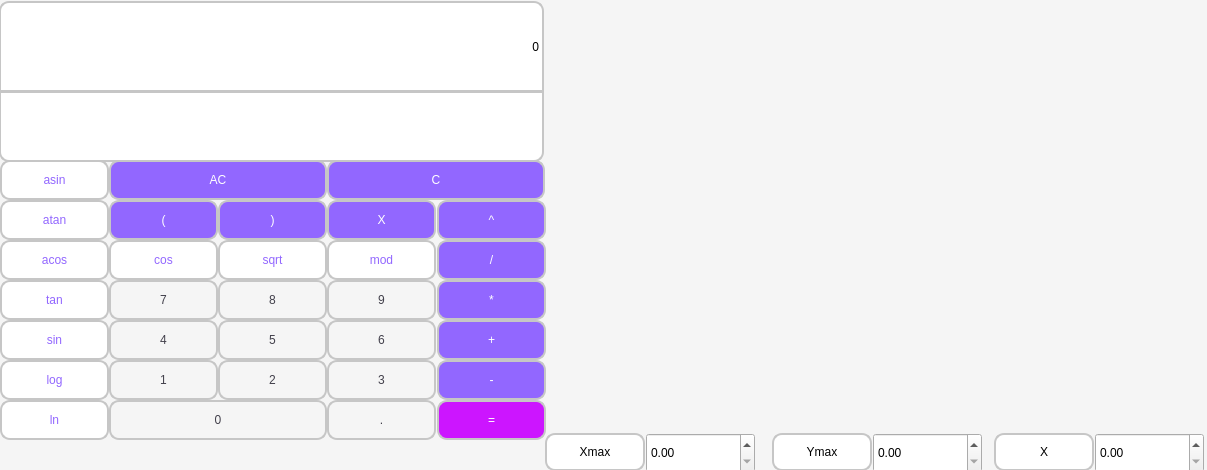
<?xml version="1.0" encoding="UTF-8"?>
<ui version="4.0">
 <class>MainWindow</class>
 <widget class="QMainWindow" name="MainWindow">
  <property name="geometry">
   <rect>
    <x>0</x>
    <y>0</y>
    <width>1207</width>
    <height>470</height>
   </rect>
  </property>
  <property name="windowTitle">
   <string>MainWindow</string>
  </property>
  <property name="styleSheet">
   <string notr="true">QMainWindow {
	background: rgb(245, 245, 245);
}</string>
  </property>
  <property name="animated">
   <bool>true</bool>
  </property>
  <widget class="QWidget" name="centralwidget">
   <widget class="QLabel" name="label_expression">
    <property name="geometry">
     <rect>
      <x>-1</x>
      <y>1</y>
      <width>545</width>
      <height>91</height>
     </rect>
    </property>
    <property name="styleSheet">
     <string notr="true">QLabel {
	font: 13pt &quot;Arial&quot;;
	border-top-right-radius: 10px;
	border-top-left-radius: 10px;
	border: 2px solid rgb(198, 198, 198) ;
	background: rgb(255, 255, 255);
}</string>
    </property>
    <property name="text">
     <string>0</string>
    </property>
    <property name="alignment">
     <set>Qt::AlignRight|Qt::AlignTrailing|Qt::AlignVCenter</set>
    </property>
   </widget>
   <widget class="QPushButton" name="pushButton_7">
    <property name="geometry">
     <rect>
      <x>109</x>
      <y>280</y>
      <width>109</width>
      <height>40</height>
     </rect>
    </property>
    <property name="sizePolicy">
     <sizepolicy hsizetype="Minimum" vsizetype="Fixed">
      <horstretch>0</horstretch>
      <verstretch>0</verstretch>
     </sizepolicy>
    </property>
    <property name="minimumSize">
     <size>
      <width>0</width>
      <height>0</height>
     </size>
    </property>
    <property name="styleSheet">
     <string notr="true">QPushButton {
	background: rgb(245, 245, 245);
	border-bottom-left-radius: 10px;
	border-bottom-right-radius: 10px;
	border-top-right-radius: 10px;
	border-top-left-radius: 10px;
	font: 14pt &quot;Arial&quot;;
	color: rgb(66, 64, 75);
	border: 2px solid rgb(198, 198, 198) ;
}
QPushButton:pressed {
	background: rgb(202, 175, 255);
}

QPushButton:hover {
	border: 2px solid rgb(41, 255, 248);
}</string>
    </property>
    <property name="text">
     <string>7</string>
    </property>
   </widget>
   <widget class="QPushButton" name="pushButton_8">
    <property name="geometry">
     <rect>
      <x>218</x>
      <y>280</y>
      <width>109</width>
      <height>40</height>
     </rect>
    </property>
    <property name="sizePolicy">
     <sizepolicy hsizetype="Minimum" vsizetype="Fixed">
      <horstretch>0</horstretch>
      <verstretch>0</verstretch>
     </sizepolicy>
    </property>
    <property name="minimumSize">
     <size>
      <width>0</width>
      <height>0</height>
     </size>
    </property>
    <property name="styleSheet">
     <string notr="true">QPushButton {
	background: rgb(245, 245, 245);
	border-bottom-left-radius: 10px;
	border-bottom-right-radius: 10px;
	border-top-right-radius: 10px;
	border-top-left-radius: 10px;
	font: 14pt &quot;Arial&quot;;
	color: rgb(66, 64, 75);
	border: 2px solid rgb(198, 198, 198) ;
}
QPushButton:pressed {
	background: rgb(202, 175, 255);
}

QPushButton:hover {
	border: 2px solid rgb(41, 255, 248);
}</string>
    </property>
    <property name="text">
     <string>8</string>
    </property>
    <property name="default">
     <bool>false</bool>
    </property>
   </widget>
   <widget class="QPushButton" name="pushButton_9">
    <property name="geometry">
     <rect>
      <x>327</x>
      <y>280</y>
      <width>109</width>
      <height>40</height>
     </rect>
    </property>
    <property name="sizePolicy">
     <sizepolicy hsizetype="Minimum" vsizetype="Fixed">
      <horstretch>0</horstretch>
      <verstretch>0</verstretch>
     </sizepolicy>
    </property>
    <property name="minimumSize">
     <size>
      <width>0</width>
      <height>0</height>
     </size>
    </property>
    <property name="styleSheet">
     <string notr="true">QPushButton {
	background: rgb(245, 245, 245);
	border-bottom-left-radius: 10px;
	border-bottom-right-radius: 10px;
	border-top-right-radius: 10px;
	border-top-left-radius: 10px;
	font: 14pt &quot;Arial&quot;;
	color: rgb(66, 64, 75);
	border: 2px solid rgb(198, 198, 198) ;
}
QPushButton:pressed {
	background: rgb(202, 175, 255);
}

QPushButton:hover {
	border: 2px solid rgb(41, 255, 248);
}</string>
    </property>
    <property name="text">
     <string>9</string>
    </property>
   </widget>
   <widget class="QPushButton" name="pushButton_6">
    <property name="geometry">
     <rect>
      <x>327</x>
      <y>320</y>
      <width>109</width>
      <height>40</height>
     </rect>
    </property>
    <property name="sizePolicy">
     <sizepolicy hsizetype="Minimum" vsizetype="Fixed">
      <horstretch>0</horstretch>
      <verstretch>0</verstretch>
     </sizepolicy>
    </property>
    <property name="minimumSize">
     <size>
      <width>0</width>
      <height>0</height>
     </size>
    </property>
    <property name="styleSheet">
     <string notr="true">QPushButton {
	background: rgb(245, 245, 245);
	border-bottom-left-radius: 10px;
	border-bottom-right-radius: 10px;
	border-top-right-radius: 10px;
	border-top-left-radius: 10px;
	font: 14pt &quot;Arial&quot;;
	color: rgb(66, 64, 75);
	border: 2px solid rgb(198, 198, 198) ;
}
QPushButton:pressed {
	background: rgb(202, 175, 255);
}

QPushButton:hover {
	border: 2px solid rgb(41, 255, 248);
}</string>
    </property>
    <property name="text">
     <string>6</string>
    </property>
   </widget>
   <widget class="QPushButton" name="pushButton_4">
    <property name="geometry">
     <rect>
      <x>109</x>
      <y>320</y>
      <width>109</width>
      <height>40</height>
     </rect>
    </property>
    <property name="sizePolicy">
     <sizepolicy hsizetype="Minimum" vsizetype="Fixed">
      <horstretch>0</horstretch>
      <verstretch>0</verstretch>
     </sizepolicy>
    </property>
    <property name="minimumSize">
     <size>
      <width>0</width>
      <height>0</height>
     </size>
    </property>
    <property name="styleSheet">
     <string notr="true">QPushButton {
	background: rgb(245, 245, 245);
	border-bottom-left-radius: 10px;
	border-bottom-right-radius: 10px;
	border-top-right-radius: 10px;
	border-top-left-radius: 10px;
	font: 14pt &quot;Arial&quot;;
	color: rgb(66, 64, 75);
	border: 2px solid rgb(198, 198, 198) ;
}
QPushButton:pressed {
	background: rgb(202, 175, 255);
}

QPushButton:hover {
	border: 2px solid rgb(41, 255, 248);
}</string>
    </property>
    <property name="text">
     <string>4</string>
    </property>
   </widget>
   <widget class="QPushButton" name="pushButton_5">
    <property name="geometry">
     <rect>
      <x>218</x>
      <y>320</y>
      <width>109</width>
      <height>40</height>
     </rect>
    </property>
    <property name="sizePolicy">
     <sizepolicy hsizetype="Minimum" vsizetype="Fixed">
      <horstretch>0</horstretch>
      <verstretch>0</verstretch>
     </sizepolicy>
    </property>
    <property name="minimumSize">
     <size>
      <width>0</width>
      <height>0</height>
     </size>
    </property>
    <property name="styleSheet">
     <string notr="true">QPushButton {
	background: rgb(245, 245, 245);
	border-bottom-left-radius: 10px;
	border-bottom-right-radius: 10px;
	border-top-right-radius: 10px;
	border-top-left-radius: 10px;
	font: 14pt &quot;Arial&quot;;
	color: rgb(66, 64, 75);
	border: 2px solid rgb(198, 198, 198) ;
}
QPushButton:pressed {
	background: rgb(202, 175, 255);
}

QPushButton:hover {
	border: 2px solid rgb(41, 255, 248);
}</string>
    </property>
    <property name="text">
     <string>5</string>
    </property>
   </widget>
   <widget class="QPushButton" name="pushButton_3">
    <property name="geometry">
     <rect>
      <x>327</x>
      <y>360</y>
      <width>109</width>
      <height>40</height>
     </rect>
    </property>
    <property name="sizePolicy">
     <sizepolicy hsizetype="Minimum" vsizetype="Fixed">
      <horstretch>0</horstretch>
      <verstretch>0</verstretch>
     </sizepolicy>
    </property>
    <property name="minimumSize">
     <size>
      <width>0</width>
      <height>0</height>
     </size>
    </property>
    <property name="styleSheet">
     <string notr="true">QPushButton {
	background: rgb(245, 245, 245);
	border-bottom-left-radius: 10px;
	border-bottom-right-radius: 10px;
	border-top-right-radius: 10px;
	border-top-left-radius: 10px;
	font: 14pt &quot;Arial&quot;;
	color: rgb(66, 64, 75);
	border: 2px solid rgb(198, 198, 198) ;
}
QPushButton:pressed {
	background: rgb(202, 175, 255);
}

QPushButton:hover {
	border: 2px solid rgb(41, 255, 248);
}</string>
    </property>
    <property name="text">
     <string>3</string>
    </property>
   </widget>
   <widget class="QPushButton" name="pushButton_1">
    <property name="geometry">
     <rect>
      <x>109</x>
      <y>360</y>
      <width>109</width>
      <height>40</height>
     </rect>
    </property>
    <property name="sizePolicy">
     <sizepolicy hsizetype="Minimum" vsizetype="Fixed">
      <horstretch>0</horstretch>
      <verstretch>0</verstretch>
     </sizepolicy>
    </property>
    <property name="minimumSize">
     <size>
      <width>0</width>
      <height>0</height>
     </size>
    </property>
    <property name="styleSheet">
     <string notr="true">QPushButton {
	background: rgb(245, 245, 245);
	border-bottom-left-radius: 10px;
	border-bottom-right-radius: 10px;
	border-top-right-radius: 10px;
	border-top-left-radius: 10px;
	font: 14pt &quot;Arial&quot;;
	color: rgb(66, 64, 75);
	border: 2px solid rgb(198, 198, 198) ;
}
QPushButton:pressed {
	background: rgb(202, 175, 255);
}

QPushButton:hover {
	border: 2px solid rgb(41, 255, 248);
}</string>
    </property>
    <property name="text">
     <string>1</string>
    </property>
   </widget>
   <widget class="QPushButton" name="pushButton_2">
    <property name="geometry">
     <rect>
      <x>218</x>
      <y>360</y>
      <width>109</width>
      <height>40</height>
     </rect>
    </property>
    <property name="sizePolicy">
     <sizepolicy hsizetype="Minimum" vsizetype="Fixed">
      <horstretch>0</horstretch>
      <verstretch>0</verstretch>
     </sizepolicy>
    </property>
    <property name="minimumSize">
     <size>
      <width>0</width>
      <height>0</height>
     </size>
    </property>
    <property name="styleSheet">
     <string notr="true">QPushButton {
	background: rgb(245, 245, 245);
	border-bottom-left-radius: 10px;
	border-bottom-right-radius: 10px;
	border-top-right-radius: 10px;
	border-top-left-radius: 10px;
	font: 14pt &quot;Arial&quot;;
	color: rgb(66, 64, 75);
	border: 2px solid rgb(198, 198, 198) ;
}
QPushButton:pressed {
	background: rgb(202, 175, 255);
}

QPushButton:hover {
	border: 2px solid rgb(41, 255, 248);
}</string>
    </property>
    <property name="text">
     <string>2</string>
    </property>
    <property name="checkable">
     <bool>false</bool>
    </property>
   </widget>
   <widget class="QPushButton" name="pushButton_0">
    <property name="geometry">
     <rect>
      <x>109</x>
      <y>400</y>
      <width>218</width>
      <height>40</height>
     </rect>
    </property>
    <property name="sizePolicy">
     <sizepolicy hsizetype="Minimum" vsizetype="Fixed">
      <horstretch>0</horstretch>
      <verstretch>0</verstretch>
     </sizepolicy>
    </property>
    <property name="minimumSize">
     <size>
      <width>0</width>
      <height>0</height>
     </size>
    </property>
    <property name="styleSheet">
     <string notr="true">QPushButton {
	background: rgb(245, 245, 245);
	border-bottom-left-radius: 10px;
	border-bottom-right-radius: 10px;
	border-top-right-radius: 10px;
	border-top-left-radius: 10px;
	font: 14pt &quot;Arial&quot;;
	color: rgb(66, 64, 75);
	border: 2px solid rgb(198, 198, 198) ;
}
QPushButton:pressed {
	background: rgb(202, 175, 255);
}

QPushButton:hover {
	border: 2px solid rgb(41, 255, 248);
}</string>
    </property>
    <property name="text">
     <string>0</string>
    </property>
   </widget>
   <widget class="QPushButton" name="pushButton_dot">
    <property name="geometry">
     <rect>
      <x>327</x>
      <y>400</y>
      <width>109</width>
      <height>40</height>
     </rect>
    </property>
    <property name="sizePolicy">
     <sizepolicy hsizetype="Minimum" vsizetype="Fixed">
      <horstretch>0</horstretch>
      <verstretch>0</verstretch>
     </sizepolicy>
    </property>
    <property name="minimumSize">
     <size>
      <width>0</width>
      <height>0</height>
     </size>
    </property>
    <property name="styleSheet">
     <string notr="true">QPushButton {
	background: rgb(245, 245, 245);
	border-bottom-left-radius: 10px;
	border-bottom-right-radius: 10px;
	border-top-right-radius: 10px;
	border-top-left-radius: 10px;
	font: 14pt &quot;Arial&quot;;
	color: rgb(66, 64, 75);
	border: 2px solid rgb(198, 198, 198) ;
}
QPushButton:pressed {
	background: rgb(202, 175, 255);
}

QPushButton:hover {
	border: 2px solid rgb(41, 255, 248);
}</string>
    </property>
    <property name="text">
     <string>.</string>
    </property>
   </widget>
   <widget class="QPushButton" name="pushButton_equal">
    <property name="geometry">
     <rect>
      <x>437</x>
      <y>400</y>
      <width>109</width>
      <height>40</height>
     </rect>
    </property>
    <property name="sizePolicy">
     <sizepolicy hsizetype="Minimum" vsizetype="Fixed">
      <horstretch>0</horstretch>
      <verstretch>0</verstretch>
     </sizepolicy>
    </property>
    <property name="minimumSize">
     <size>
      <width>0</width>
      <height>0</height>
     </size>
    </property>
    <property name="styleSheet">
     <string notr="true">QPushButton {
	background: rgb(204, 21, 255);
	border-color: rgb(198, 198, 198);
	border-bottom-left-radius: 10px;
	border-bottom-right-radius: 10px;
	border-top-right-radius: 10px;
	border-top-left-radius: 10px;
	border: 2px solid rgb(198, 198, 198) ;
	font: 14pt &quot;Arial&quot;;
	color: rgb(255, 255, 255);
} 
QPushButton#pushButton_equal:pressed {
	background: rgb(255, 16, 52);
}

QPushButton:pressed {
	background: rgb(202, 175, 255);
}

QPushButton:hover {
	border: 2px solid rgb(41, 255, 248);
}</string>
    </property>
    <property name="text">
     <string>=</string>
    </property>
   </widget>
   <widget class="QPushButton" name="pushButton_sum">
    <property name="geometry">
     <rect>
      <x>437</x>
      <y>320</y>
      <width>109</width>
      <height>40</height>
     </rect>
    </property>
    <property name="sizePolicy">
     <sizepolicy hsizetype="Minimum" vsizetype="Fixed">
      <horstretch>0</horstretch>
      <verstretch>0</verstretch>
     </sizepolicy>
    </property>
    <property name="minimumSize">
     <size>
      <width>0</width>
      <height>0</height>
     </size>
    </property>
    <property name="styleSheet">
     <string notr="true">QPushButton {
	background: rgb(146, 103, 255);
	font: 14pt &quot;Arial&quot;;
	border-bottom-left-radius: 10px;
	border-bottom-right-radius: 10px;
	border-top-right-radius: 10px;
	border-top-left-radius: 10px;
	color: rgb(255, 255, 255);
	border: 2px solid rgb(198, 198, 198) ;
} 


QPushButton:pressed {
	background: rgb(202, 175, 255);
}

QPushButton:hover {
	border: 2px solid rgb(41, 255, 248);
}</string>
    </property>
    <property name="text">
     <string>+</string>
    </property>
   </widget>
   <widget class="QPushButton" name="pushButton_del_all">
    <property name="geometry">
     <rect>
      <x>109</x>
      <y>160</y>
      <width>218</width>
      <height>40</height>
     </rect>
    </property>
    <property name="sizePolicy">
     <sizepolicy hsizetype="Minimum" vsizetype="Fixed">
      <horstretch>0</horstretch>
      <verstretch>0</verstretch>
     </sizepolicy>
    </property>
    <property name="minimumSize">
     <size>
      <width>0</width>
      <height>0</height>
     </size>
    </property>
    <property name="styleSheet">
     <string notr="true">QPushButton {
	background: rgb(146, 103, 255);
	font: 14pt &quot;Arial&quot;;
	border-bottom-left-radius: 10px;
	border-bottom-right-radius: 10px;
	border-top-right-radius: 10px;
	border-top-left-radius: 10px;
	color: rgb(255, 255, 255);
	border: 2px solid rgb(198, 198, 198) ;
} 


QPushButton:pressed {
	background: rgb(202, 175, 255);
}

QPushButton:hover {
	border: 2px solid rgb(41, 255, 248);
}</string>
    </property>
    <property name="text">
     <string>AC</string>
    </property>
   </widget>
   <widget class="QPushButton" name="pushButton_mul">
    <property name="geometry">
     <rect>
      <x>437</x>
      <y>280</y>
      <width>109</width>
      <height>40</height>
     </rect>
    </property>
    <property name="sizePolicy">
     <sizepolicy hsizetype="Minimum" vsizetype="Fixed">
      <horstretch>0</horstretch>
      <verstretch>0</verstretch>
     </sizepolicy>
    </property>
    <property name="minimumSize">
     <size>
      <width>0</width>
      <height>0</height>
     </size>
    </property>
    <property name="layoutDirection">
     <enum>Qt::LeftToRight</enum>
    </property>
    <property name="styleSheet">
     <string notr="true">QPushButton {
	background: rgb(146, 103, 255);
	font: 14pt &quot;Arial&quot;;
	border-bottom-left-radius: 10px;
	border-bottom-right-radius: 10px;
	border-top-right-radius: 10px;
	border-top-left-radius: 10px;
	color: rgb(255, 255, 255);
	border: 2px solid rgb(198, 198, 198) ;
} 


QPushButton:pressed {
	background: rgb(202, 175, 255);
}

QPushButton:hover {
	border: 2px solid rgb(41, 255, 248);
}</string>
    </property>
    <property name="text">
     <string>*</string>
    </property>
   </widget>
   <widget class="QPushButton" name="pushButton_del">
    <property name="geometry">
     <rect>
      <x>437</x>
      <y>240</y>
      <width>109</width>
      <height>40</height>
     </rect>
    </property>
    <property name="sizePolicy">
     <sizepolicy hsizetype="Minimum" vsizetype="Fixed">
      <horstretch>0</horstretch>
      <verstretch>0</verstretch>
     </sizepolicy>
    </property>
    <property name="minimumSize">
     <size>
      <width>0</width>
      <height>0</height>
     </size>
    </property>
    <property name="styleSheet">
     <string notr="true">QPushButton {
	background: rgb(146, 103, 255);
	font: 14pt &quot;Arial&quot;;
	border-bottom-left-radius: 10px;
	border-bottom-right-radius: 10px;
	border-top-right-radius: 10px;
	border-top-left-radius: 10px;
	color: rgb(255, 255, 255);
	border: 2px solid rgb(198, 198, 198) ;
} 


QPushButton:pressed {
	background: rgb(202, 175, 255);
}

QPushButton:hover {
	border: 2px solid rgb(41, 255, 248);
}</string>
    </property>
    <property name="text">
     <string>/</string>
    </property>
   </widget>
   <widget class="QPushButton" name="pushButton_sub">
    <property name="geometry">
     <rect>
      <x>437</x>
      <y>360</y>
      <width>109</width>
      <height>40</height>
     </rect>
    </property>
    <property name="sizePolicy">
     <sizepolicy hsizetype="Minimum" vsizetype="Fixed">
      <horstretch>0</horstretch>
      <verstretch>0</verstretch>
     </sizepolicy>
    </property>
    <property name="minimumSize">
     <size>
      <width>0</width>
      <height>0</height>
     </size>
    </property>
    <property name="styleSheet">
     <string notr="true">QPushButton {
	background: rgb(146, 103, 255);
	font: 14pt &quot;Arial&quot;;
	border-bottom-left-radius: 10px;
	border-bottom-right-radius: 10px;
	border-top-right-radius: 10px;
	border-top-left-radius: 10px;
	color: rgb(255, 255, 255);
	border: 2px solid rgb(198, 198, 198) ;
} 


QPushButton:pressed {
	background: rgb(202, 175, 255);
}

QPushButton:hover {
	border: 2px solid rgb(41, 255, 248);
}</string>
    </property>
    <property name="text">
     <string>-</string>
    </property>
   </widget>
   <widget class="QPushButton" name="pushButton_mod">
    <property name="geometry">
     <rect>
      <x>327</x>
      <y>240</y>
      <width>109</width>
      <height>40</height>
     </rect>
    </property>
    <property name="sizePolicy">
     <sizepolicy hsizetype="Minimum" vsizetype="Fixed">
      <horstretch>0</horstretch>
      <verstretch>0</verstretch>
     </sizepolicy>
    </property>
    <property name="minimumSize">
     <size>
      <width>0</width>
      <height>0</height>
     </size>
    </property>
    <property name="styleSheet">
     <string notr="true">QPushButton {
	font: 15pt &quot;Arial&quot;;
	color:  rgb(146, 103, 255);
	border-bottom-left-radius: 10px;
	border-bottom-right-radius: 10px;
	border-top-right-radius: 10px;
	border-top-left-radius: 10px;
	background: rgb(255, 255, 255);
	border: 2px solid rgb(198, 198, 198) ;
 }

QPushButton:pressed {
	background: rgb(202, 175, 255);
}

QPushButton:hover {
	border: 2px solid rgb(41, 255, 248);
}</string>
    </property>
    <property name="text">
     <string>mod</string>
    </property>
   </widget>
   <widget class="QPushButton" name="pushButton_cos">
    <property name="geometry">
     <rect>
      <x>109</x>
      <y>240</y>
      <width>109</width>
      <height>40</height>
     </rect>
    </property>
    <property name="sizePolicy">
     <sizepolicy hsizetype="Minimum" vsizetype="Fixed">
      <horstretch>0</horstretch>
      <verstretch>0</verstretch>
     </sizepolicy>
    </property>
    <property name="minimumSize">
     <size>
      <width>0</width>
      <height>0</height>
     </size>
    </property>
    <property name="styleSheet">
     <string notr="true">QPushButton {
	font: 15pt &quot;Arial&quot;;
	color:  rgb(146, 103, 255);
	border-bottom-left-radius: 10px;
	border-bottom-right-radius: 10px;
	border-top-right-radius: 10px;
	border-top-left-radius: 10px;
	background: rgb(255, 255, 255);
	border: 2px solid rgb(198, 198, 198) ;
 }

QPushButton:pressed {
	background: rgb(202, 175, 255);
}

QPushButton:hover {
	border: 2px solid rgb(41, 255, 248);
}</string>
    </property>
    <property name="text">
     <string>cos</string>
    </property>
   </widget>
   <widget class="QPushButton" name="pushButton_sin">
    <property name="geometry">
     <rect>
      <x>0</x>
      <y>320</y>
      <width>109</width>
      <height>40</height>
     </rect>
    </property>
    <property name="sizePolicy">
     <sizepolicy hsizetype="Minimum" vsizetype="Fixed">
      <horstretch>0</horstretch>
      <verstretch>0</verstretch>
     </sizepolicy>
    </property>
    <property name="minimumSize">
     <size>
      <width>0</width>
      <height>0</height>
     </size>
    </property>
    <property name="styleSheet">
     <string notr="true">QPushButton {
	font: 15pt &quot;Arial&quot;;
	color:  rgb(146, 103, 255);
	border-bottom-left-radius: 10px;
	border-bottom-right-radius: 10px;
	border-top-right-radius: 10px;
	border-top-left-radius: 10px;
	background: rgb(255, 255, 255);
	border: 2px solid rgb(198, 198, 198) ;
 }

QPushButton:pressed {
	background: rgb(202, 175, 255);
}

QPushButton:hover {
	border: 2px solid rgb(41, 255, 248);
}</string>
    </property>
    <property name="text">
     <string>sin</string>
    </property>
   </widget>
   <widget class="QPushButton" name="pushButton_sqrt">
    <property name="geometry">
     <rect>
      <x>218</x>
      <y>240</y>
      <width>109</width>
      <height>40</height>
     </rect>
    </property>
    <property name="sizePolicy">
     <sizepolicy hsizetype="Minimum" vsizetype="Fixed">
      <horstretch>0</horstretch>
      <verstretch>0</verstretch>
     </sizepolicy>
    </property>
    <property name="minimumSize">
     <size>
      <width>0</width>
      <height>0</height>
     </size>
    </property>
    <property name="styleSheet">
     <string notr="true">QPushButton {
	font: 15pt &quot;Arial&quot;;
	color:  rgb(146, 103, 255);
	border-bottom-left-radius: 10px;
	border-bottom-right-radius: 10px;
	border-top-right-radius: 10px;
	border-top-left-radius: 10px;
	background: rgb(255, 255, 255);
	border: 2px solid rgb(198, 198, 198) ;
 }

QPushButton:pressed {
	background: rgb(202, 175, 255);
}

QPushButton:hover {
	border: 2px solid rgb(41, 255, 248);
}</string>
    </property>
    <property name="text">
     <string>sqrt</string>
    </property>
   </widget>
   <widget class="QPushButton" name="pushButton_tan">
    <property name="geometry">
     <rect>
      <x>0</x>
      <y>280</y>
      <width>109</width>
      <height>40</height>
     </rect>
    </property>
    <property name="sizePolicy">
     <sizepolicy hsizetype="Minimum" vsizetype="Fixed">
      <horstretch>0</horstretch>
      <verstretch>0</verstretch>
     </sizepolicy>
    </property>
    <property name="minimumSize">
     <size>
      <width>0</width>
      <height>0</height>
     </size>
    </property>
    <property name="styleSheet">
     <string notr="true">QPushButton {
	font: 15pt &quot;Arial&quot;;
	color:  rgb(146, 103, 255);
	border-bottom-left-radius: 10px;
	border-bottom-right-radius: 10px;
	border-top-right-radius: 10px;
	border-top-left-radius: 10px;
	background: rgb(255, 255, 255);
	border: 2px solid rgb(198, 198, 198) ;
 }

QPushButton:pressed {
	background: rgb(202, 175, 255);
}

QPushButton:hover {
	border: 2px solid rgb(41, 255, 248);
}</string>
    </property>
    <property name="text">
     <string>tan</string>
    </property>
   </widget>
   <widget class="QPushButton" name="pushButton_log">
    <property name="geometry">
     <rect>
      <x>0</x>
      <y>360</y>
      <width>109</width>
      <height>40</height>
     </rect>
    </property>
    <property name="sizePolicy">
     <sizepolicy hsizetype="Minimum" vsizetype="Fixed">
      <horstretch>0</horstretch>
      <verstretch>0</verstretch>
     </sizepolicy>
    </property>
    <property name="minimumSize">
     <size>
      <width>0</width>
      <height>0</height>
     </size>
    </property>
    <property name="styleSheet">
     <string notr="true">QPushButton {
	font: 15pt &quot;Arial&quot;;
	color:  rgb(146, 103, 255);
	border-bottom-left-radius: 10px;
	border-bottom-right-radius: 10px;
	border-top-right-radius: 10px;
	border-top-left-radius: 10px;
	background: rgb(255, 255, 255);
	border: 2px solid rgb(198, 198, 198) ;
 }

QPushButton:pressed {
	background: rgb(202, 175, 255);
}

QPushButton:hover {
	border: 2px solid rgb(41, 255, 248);
}</string>
    </property>
    <property name="text">
     <string>log</string>
    </property>
   </widget>
   <widget class="QPushButton" name="pushButton_ln">
    <property name="geometry">
     <rect>
      <x>0</x>
      <y>400</y>
      <width>109</width>
      <height>40</height>
     </rect>
    </property>
    <property name="sizePolicy">
     <sizepolicy hsizetype="Minimum" vsizetype="Fixed">
      <horstretch>0</horstretch>
      <verstretch>0</verstretch>
     </sizepolicy>
    </property>
    <property name="minimumSize">
     <size>
      <width>0</width>
      <height>0</height>
     </size>
    </property>
    <property name="styleSheet">
     <string notr="true">QPushButton {
	font: 15pt &quot;Arial&quot;;
	color:  rgb(146, 103, 255);
	border-bottom-left-radius: 10px;
	border-bottom-right-radius: 10px;
	border-top-right-radius: 10px;
	border-top-left-radius: 10px;
	background: rgb(255, 255, 255);
	border: 2px solid rgb(198, 198, 198) ;
 }

QPushButton:pressed {
	background: rgb(202, 175, 255);
}

QPushButton:hover {
	border: 2px solid rgb(41, 255, 248);
}</string>
    </property>
    <property name="text">
     <string>ln</string>
    </property>
   </widget>
   <widget class="QPushButton" name="pushButton_atan">
    <property name="geometry">
     <rect>
      <x>0</x>
      <y>200</y>
      <width>109</width>
      <height>40</height>
     </rect>
    </property>
    <property name="sizePolicy">
     <sizepolicy hsizetype="Minimum" vsizetype="Fixed">
      <horstretch>0</horstretch>
      <verstretch>0</verstretch>
     </sizepolicy>
    </property>
    <property name="minimumSize">
     <size>
      <width>0</width>
      <height>0</height>
     </size>
    </property>
    <property name="styleSheet">
     <string notr="true">QPushButton {
	font: 15pt &quot;Arial&quot;;
	color:  rgb(146, 103, 255);
	border-bottom-left-radius: 10px;
	border-bottom-right-radius: 10px;
	border-top-right-radius: 10px;
	border-top-left-radius: 10px;
	background: rgb(255, 255, 255);
	border: 2px solid rgb(198, 198, 198) ;
 }

QPushButton:pressed {
	background: rgb(202, 175, 255);
}

QPushButton:hover {
	border: 2px solid rgb(41, 255, 248);
}</string>
    </property>
    <property name="text">
     <string>atan</string>
    </property>
   </widget>
   <widget class="QPushButton" name="pushButton_acos">
    <property name="geometry">
     <rect>
      <x>0</x>
      <y>240</y>
      <width>109</width>
      <height>40</height>
     </rect>
    </property>
    <property name="sizePolicy">
     <sizepolicy hsizetype="Minimum" vsizetype="Fixed">
      <horstretch>0</horstretch>
      <verstretch>0</verstretch>
     </sizepolicy>
    </property>
    <property name="minimumSize">
     <size>
      <width>0</width>
      <height>0</height>
     </size>
    </property>
    <property name="styleSheet">
     <string notr="true">QPushButton {
	font: 15pt &quot;Arial&quot;;
	color:  rgb(146, 103, 255);
	border-bottom-left-radius: 10px;
	border-bottom-right-radius: 10px;
	border-top-right-radius: 10px;
	border-top-left-radius: 10px;
	background: rgb(255, 255, 255);
	border: 2px solid rgb(198, 198, 198) ;
 }

QPushButton:pressed {
	background: rgb(202, 175, 255);
}

QPushButton:hover {
	border: 2px solid rgb(41, 255, 248);
}</string>
    </property>
    <property name="text">
     <string>acos</string>
    </property>
   </widget>
   <widget class="QPushButton" name="pushButton_asin">
    <property name="geometry">
     <rect>
      <x>0</x>
      <y>160</y>
      <width>109</width>
      <height>40</height>
     </rect>
    </property>
    <property name="sizePolicy">
     <sizepolicy hsizetype="Minimum" vsizetype="Fixed">
      <horstretch>0</horstretch>
      <verstretch>0</verstretch>
     </sizepolicy>
    </property>
    <property name="minimumSize">
     <size>
      <width>0</width>
      <height>0</height>
     </size>
    </property>
    <property name="styleSheet">
     <string notr="true">QPushButton {
	font: 15pt &quot;Arial&quot;;
	color:  rgb(146, 103, 255);
	border-bottom-left-radius: 10px;
	border-bottom-right-radius: 10px;
	border-top-right-radius: 10px;
	border-top-left-radius: 10px;
	background: rgb(255, 255, 255);
	border: 2px solid rgb(198, 198, 198) ;
 }

QPushButton:pressed {
	background: rgb(202, 175, 255);
}

QPushButton:hover {
	border: 2px solid rgb(41, 255, 248);
}</string>
    </property>
    <property name="text">
     <string>asin</string>
    </property>
   </widget>
   <widget class="QPushButton" name="pushButton_lbracket">
    <property name="geometry">
     <rect>
      <x>109</x>
      <y>200</y>
      <width>109</width>
      <height>40</height>
     </rect>
    </property>
    <property name="sizePolicy">
     <sizepolicy hsizetype="Minimum" vsizetype="Fixed">
      <horstretch>0</horstretch>
      <verstretch>0</verstretch>
     </sizepolicy>
    </property>
    <property name="minimumSize">
     <size>
      <width>0</width>
      <height>0</height>
     </size>
    </property>
    <property name="styleSheet">
     <string notr="true">QPushButton {
	background: rgb(146, 103, 255);
	font: 14pt &quot;Arial&quot;;
	border-bottom-left-radius: 10px;
	border-bottom-right-radius: 10px;
	border-top-right-radius: 10px;
	border-top-left-radius: 10px;
	color: rgb(255, 255, 255);
	border: 2px solid rgb(198, 198, 198) ;
} 


QPushButton:pressed {
	background: rgb(202, 175, 255);
}

QPushButton:hover {
	border: 2px solid rgb(41, 255, 248);
}</string>
    </property>
    <property name="text">
     <string>(</string>
    </property>
   </widget>
   <widget class="QPushButton" name="pushButton_rbracket">
    <property name="geometry">
     <rect>
      <x>218</x>
      <y>200</y>
      <width>109</width>
      <height>40</height>
     </rect>
    </property>
    <property name="sizePolicy">
     <sizepolicy hsizetype="Minimum" vsizetype="Fixed">
      <horstretch>0</horstretch>
      <verstretch>0</verstretch>
     </sizepolicy>
    </property>
    <property name="minimumSize">
     <size>
      <width>0</width>
      <height>0</height>
     </size>
    </property>
    <property name="styleSheet">
     <string notr="true">QPushButton {
	background: rgb(146, 103, 255);
	font: 14pt &quot;Arial&quot;;
	border-bottom-left-radius: 10px;
	border-bottom-right-radius: 10px;
	border-top-right-radius: 10px;
	border-top-left-radius: 10px;
	color: rgb(255, 255, 255);
	border: 2px solid rgb(198, 198, 198) ;
} 


QPushButton:pressed {
	background: rgb(202, 175, 255);
}

QPushButton:hover {
	border: 2px solid rgb(41, 255, 248);
}</string>
    </property>
    <property name="text">
     <string>)</string>
    </property>
   </widget>
   <widget class="QPushButton" name="pushButton_del_symb">
    <property name="geometry">
     <rect>
      <x>327</x>
      <y>160</y>
      <width>218</width>
      <height>40</height>
     </rect>
    </property>
    <property name="sizePolicy">
     <sizepolicy hsizetype="Minimum" vsizetype="Fixed">
      <horstretch>0</horstretch>
      <verstretch>0</verstretch>
     </sizepolicy>
    </property>
    <property name="minimumSize">
     <size>
      <width>0</width>
      <height>0</height>
     </size>
    </property>
    <property name="styleSheet">
     <string notr="true">QPushButton {
	background: rgb(146, 103, 255);
	font: 14pt &quot;Arial&quot;;
	border-bottom-left-radius: 10px;
	border-bottom-right-radius: 10px;
	border-top-right-radius: 10px;
	border-top-left-radius: 10px;
	color: rgb(255, 255, 255);
	border: 2px solid rgb(198, 198, 198) ;
} 


QPushButton:pressed {
	background: rgb(202, 175, 255);
}

QPushButton:hover {
	border: 2px solid rgb(41, 255, 248);
}</string>
    </property>
    <property name="text">
     <string>C</string>
    </property>
   </widget>
   <widget class="QPushButton" name="pushButton_X">
    <property name="geometry">
     <rect>
      <x>327</x>
      <y>200</y>
      <width>109</width>
      <height>40</height>
     </rect>
    </property>
    <property name="sizePolicy">
     <sizepolicy hsizetype="Minimum" vsizetype="Fixed">
      <horstretch>0</horstretch>
      <verstretch>0</verstretch>
     </sizepolicy>
    </property>
    <property name="minimumSize">
     <size>
      <width>0</width>
      <height>0</height>
     </size>
    </property>
    <property name="styleSheet">
     <string notr="true">QPushButton {
	background: rgb(146, 103, 255);
	font: 14pt &quot;Arial&quot;;
	border-bottom-left-radius: 10px;
	border-bottom-right-radius: 10px;
	border-top-right-radius: 10px;
	border-top-left-radius: 10px;
	color: rgb(255, 255, 255);
	border: 2px solid rgb(198, 198, 198) ;
} 


QPushButton:pressed {
	background: rgb(202, 175, 255);
}

QPushButton:hover {
	border: 2px solid rgb(41, 255, 248);
}</string>
    </property>
    <property name="text">
     <string>X</string>
    </property>
   </widget>
   <widget class="QPushButton" name="pushButton_pow">
    <property name="geometry">
     <rect>
      <x>437</x>
      <y>200</y>
      <width>109</width>
      <height>40</height>
     </rect>
    </property>
    <property name="sizePolicy">
     <sizepolicy hsizetype="Minimum" vsizetype="Fixed">
      <horstretch>0</horstretch>
      <verstretch>0</verstretch>
     </sizepolicy>
    </property>
    <property name="minimumSize">
     <size>
      <width>0</width>
      <height>0</height>
     </size>
    </property>
    <property name="styleSheet">
     <string notr="true">QPushButton {
	background: rgb(146, 103, 255);
	font: 14pt &quot;Arial&quot;;
	border-bottom-left-radius: 10px;
	border-bottom-right-radius: 10px;
	border-top-right-radius: 10px;
	border-top-left-radius: 10px;
	color: rgb(255, 255, 255);
	border: 2px solid rgb(198, 198, 198) ;
} 


QPushButton:pressed {
	background: rgb(202, 175, 255);
}

QPushButton:hover {
	border: 2px solid rgb(41, 255, 248);
}</string>
    </property>
    <property name="text">
     <string>^</string>
    </property>
   </widget>
   <widget class="QLabel" name="label_result">
    <property name="geometry">
     <rect>
      <x>-1</x>
      <y>91</y>
      <width>545</width>
      <height>71</height>
     </rect>
    </property>
    <property name="styleSheet">
     <string notr="true">QLabel {
	font: 13pt &quot;Arial&quot;;
	border-bottom-left-radius: 10px;
	border-bottom-right-radius: 10px;
	border: 2px solid rgb(198, 198, 198) ;
	background: rgb(255, 255, 255);
}</string>
    </property>
    <property name="text">
     <string/>
    </property>
    <property name="alignment">
     <set>Qt::AlignRight|Qt::AlignTrailing|Qt::AlignVCenter</set>
    </property>
   </widget>
   <widget class="QCustomPlot" name="widget" native="true">
    <property name="geometry">
     <rect>
      <x>547</x>
      <y>1</y>
      <width>661</width>
      <height>431</height>
     </rect>
    </property>
   </widget>
   <widget class="QDoubleSpinBox" name="doubleSpinBox_x">
    <property name="geometry">
     <rect>
      <x>1095</x>
      <y>433</y>
      <width>109</width>
      <height>40</height>
     </rect>
    </property>
   </widget>
   <widget class="QDoubleSpinBox" name="doubleSpinBox_ymax">
    <property name="geometry">
     <rect>
      <x>873</x>
      <y>433</y>
      <width>109</width>
      <height>40</height>
     </rect>
    </property>
   </widget>
   <widget class="QLabel" name="label_Xmax">
    <property name="geometry">
     <rect>
      <x>545</x>
      <y>433</y>
      <width>100</width>
      <height>38</height>
     </rect>
    </property>
    <property name="styleSheet">
     <string notr="true">QLabel {
	font: 11pt &quot;Arial&quot;;
	border-bottom-left-radius: 10px;
	border-bottom-right-radius: 10px;
	border-top-right-radius: 10px;
	border-top-left-radius: 10px;
	border: 2px solid rgb(198, 198, 198) ;
	background: rgb(255, 255, 255);
}</string>
    </property>
    <property name="text">
     <string>Xmax</string>
    </property>
    <property name="alignment">
     <set>Qt::AlignCenter</set>
    </property>
   </widget>
   <widget class="QDoubleSpinBox" name="doubleSpinBox_xmax">
    <property name="geometry">
     <rect>
      <x>646</x>
      <y>433</y>
      <width>109</width>
      <height>40</height>
     </rect>
    </property>
   </widget>
   <widget class="QLabel" name="label_X">
    <property name="geometry">
     <rect>
      <x>994</x>
      <y>433</y>
      <width>100</width>
      <height>38</height>
     </rect>
    </property>
    <property name="layoutDirection">
     <enum>Qt::LeftToRight</enum>
    </property>
    <property name="styleSheet">
     <string notr="true">QLabel {
	font: 11pt &quot;Arial&quot;;
	border-bottom-left-radius: 10px;
	border-bottom-right-radius: 10px;
	border-top-right-radius: 10px;
	border-top-left-radius: 10px;
	border: 2px solid rgb(198, 198, 198) ;
	background: rgb(255, 255, 255);
}</string>
    </property>
    <property name="text">
     <string>Х</string>
    </property>
    <property name="alignment">
     <set>Qt::AlignCenter</set>
    </property>
   </widget>
   <widget class="QLabel" name="label_Xmin">
    <property name="geometry">
     <rect>
      <x>772</x>
      <y>433</y>
      <width>100</width>
      <height>38</height>
     </rect>
    </property>
    <property name="styleSheet">
     <string notr="true">QLabel {
	font: 11pt &quot;Arial&quot;;
	border-bottom-left-radius: 10px;
	border-bottom-right-radius: 10px;
	border-top-right-radius: 10px;
	border-top-left-radius: 10px;
	border: 2px solid rgb(198, 198, 198) ;
	background: rgb(255, 255, 255);
}</string>
    </property>
    <property name="text">
     <string>Ymax</string>
    </property>
    <property name="alignment">
     <set>Qt::AlignCenter</set>
    </property>
   </widget>
   <zorder>label_expression</zorder>
   <zorder>pushButton_sum</zorder>
   <zorder>pushButton_del_all</zorder>
   <zorder>pushButton_mul</zorder>
   <zorder>pushButton_del</zorder>
   <zorder>pushButton_sub</zorder>
   <zorder>pushButton_mod</zorder>
   <zorder>pushButton_cos</zorder>
   <zorder>pushButton_sin</zorder>
   <zorder>pushButton_sqrt</zorder>
   <zorder>pushButton_tan</zorder>
   <zorder>pushButton_log</zorder>
   <zorder>pushButton_ln</zorder>
   <zorder>pushButton_atan</zorder>
   <zorder>pushButton_asin</zorder>
   <zorder>pushButton_lbracket</zorder>
   <zorder>pushButton_rbracket</zorder>
   <zorder>pushButton_del_symb</zorder>
   <zorder>pushButton_X</zorder>
   <zorder>pushButton_acos</zorder>
   <zorder>pushButton_equal</zorder>
   <zorder>pushButton_8</zorder>
   <zorder>pushButton_pow</zorder>
   <zorder>label_result</zorder>
   <zorder>pushButton_7</zorder>
   <zorder>pushButton_4</zorder>
   <zorder>pushButton_5</zorder>
   <zorder>pushButton_6</zorder>
   <zorder>pushButton_1</zorder>
   <zorder>pushButton_2</zorder>
   <zorder>pushButton_3</zorder>
   <zorder>pushButton_0</zorder>
   <zorder>pushButton_dot</zorder>
   <zorder>pushButton_9</zorder>
   <zorder>widget</zorder>
   <zorder>doubleSpinBox_x</zorder>
   <zorder>doubleSpinBox_ymax</zorder>
   <zorder>label_Xmax</zorder>
   <zorder>doubleSpinBox_xmax</zorder>
   <zorder>label_X</zorder>
   <zorder>label_Xmin</zorder>
  </widget>
 </widget>
 <customwidgets>
  <customwidget>
   <class>QCustomPlot</class>
   <extends>QWidget</extends>
   <header>../src/SmartCalc/Qcustomplot/qcustomplot.h</header>
   <container>1</container>
  </customwidget>
 </customwidgets>
 <resources/>
 <connections/>
</ui>
